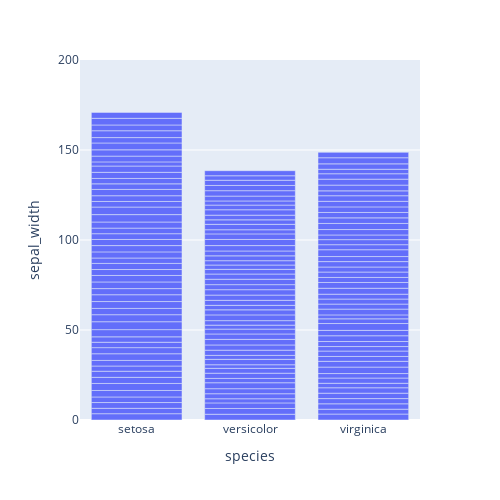

Notebook code for this chart:
### Code cell
px.bar(dataset, x = "species", y = "sepal_width", width = 500, height= 500, range_y=[0,200])

### Figure 1 — Plotly figure (JSON) as saved in the notebook; plotly's stock layout.template omitted (floating-point values rounded to 4 significant figures; data arrays with more than 128 entries replaced by an {"elided": "..."} marker saying what was removed)
{"data": [{"alignmentgroup": "True", "hovertemplate": "species=%{x}<br>sepal_width=%{y}<extra></extra>", "legendgroup": "", "marker": {"color": "#636efa"}, "name": "", "offsetgroup": "", "orientation": "v", "showlegend": false, "textposition": "auto", "type": "bar", "x": {"elided": "150 str values"}, "xaxis": "x", "y": {"elided": "150 float values"}, "yaxis": "y"}], "layout": {"barmode": "relative", "height": 500, "legend": {"tracegroupgap": 0}, "margin": {"t": 60}, "width": 500, "xaxis": {"anchor": "y", "domain": [0, 1], "title": {"text": "species"}}, "yaxis": {"anchor": "x", "domain": [0, 1], "range": [0, 200], "title": {"text": "sepal_width"}}}}
